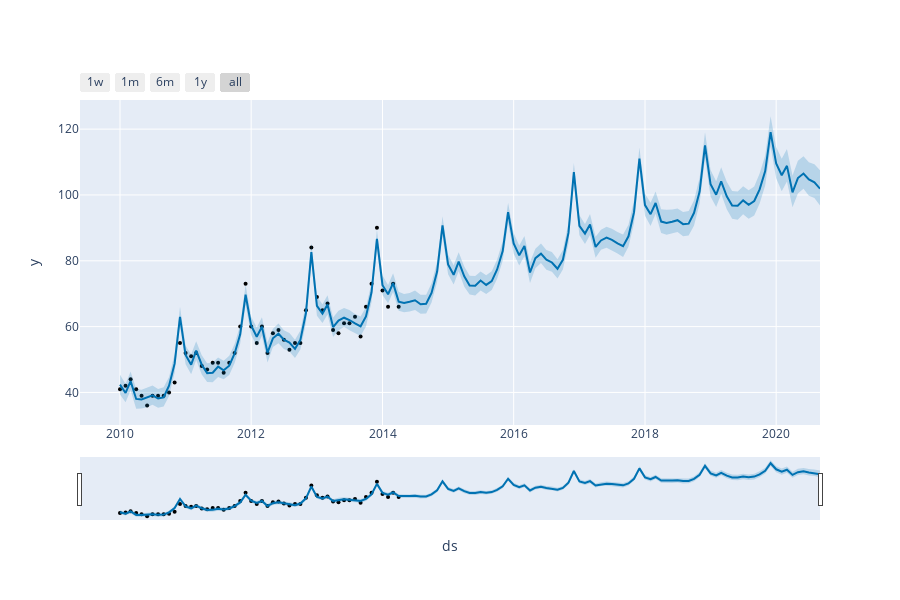

The notebook cell saved with this chart:
### Code cell
plot_plotly(m ,forecast)

### Figure 1 — Plotly figure (JSON) as saved in the notebook; plotly's stock layout.template omitted (floating-point values rounded to 4 significant figures; data arrays with more than 128 entries replaced by an {"elided": "..."} marker saying what was removed)
{"data": [{"marker": {"color": "black", "size": 4}, "mode": "markers", "name": "Actual", "type": "scatter", "x": ["2010-01-01T00:00:00", "2010-02-01T00:00:00", "2010-03-01T00:00:00", "2010-04-01T00:00:00", "2010-05-01T00:00:00", "2010-06-01T00:00:00", "2010-07-01T00:00:00", "2010-08-01T00:00:00", "2010-09-01T00:00:00", "2010-10-01T00:00:00", "2010-11-01T00:00:00", "2010-12-01T00:00:00", "2011-01-01T00:00:00", "2011-02-01T00:00:00", "2011-03-01T00:00:00", "2011-04-01T00:00:00", "2011-05-01T00:00:00", "2011-06-01T00:00:00", "2011-07-01T00:00:00", "2011-08-01T00:00:00", "2011-09-01T00:00:00", "2011-10-01T00:00:00", "2011-11-01T00:00:00", "2011-12-01T00:00:00", "2012-01-01T00:00:00", "2012-02-01T00:00:00", "2012-03-01T00:00:00", "2012-04-01T00:00:00", "2012-05-01T00:00:00", "2012-06-01T00:00:00", "2012-07-01T00:00:00", "2012-08-01T00:00:00", "2012-09-01T00:00:00", "2012-10-01T00:00:00", "2012-11-01T00:00:00", "2012-12-01T00:00:00", "2013-01-01T00:00:00", "2013-02-01T00:00:00", "2013-03-01T00:00:00", "2013-04-01T00:00:00", "2013-05-01T00:00:00", "2013-06-01T00:00:00", "2013-07-01T00:00:00", "2013-08-01T00:00:00", "2013-09-01T00:00:00", "2013-10-01T00:00:00", "2013-11-01T00:00:00", "2013-12-01T00:00:00", "2014-01-01T00:00:00", "2014-02-01T00:00:00", "2014-03-01T00:00:00", "2014-04-01T00:00:00"], "y": [41, 42, 44, 41, 39, 36, 39, 39, 39, 40, 43, 55, 52, 51, 52, 48, 47, 49, 49, 46, 49, 52, 60, 73, 60, 55, 60, 52, 58, 59, 56, 53, 55, 55, 65, 84, 69, 65, 67, 59, 58, 61, 61, 63, 57, 66, 73, 90, 71, 66, 73, 66]}, {"hoverinfo": "skip", "line": {"width": 0}, "mode": "lines", "type": "scatter", "x": {"elided": "129 str values"}, "y": {"elided": "129 float values"}}, {"fill": "tonexty", "fillcolor": "rgba(0, 114, 178, 0.2)", "line": {"color": "#0072B2", "width": 2}, "mode": "lines", "name": "Predicted", "type": "scatter", "x": {"elided": "129 str values"}, "y": {"elided": "129 float values"}}, {"fill": "tonexty", "fillcolor": "rgba(0, 114, 178, 0.2)", "hoverinfo": "skip", "line": {"width": 0}, "mode": "lines", "type": "scatter", "x": {"elided": "129 str values"}, "y": {"elided": "129 float values"}}], "layout": {"height": 600, "showlegend": false, "width": 900, "xaxis": {"rangeselector": {"buttons": [{"count": 7, "label": "1w", "step": "day", "stepmode": "backward"}, {"count": 1, "label": "1m", "step": "month", "stepmode": "backward"}, {"count": 6, "label": "6m", "step": "month", "stepmode": "backward"}, {"count": 1, "label": "1y", "step": "year", "stepmode": "backward"}, {"step": "all"}]}, "rangeslider": {"visible": true}, "title": {"text": "ds"}, "type": "date"}, "yaxis": {"title": {"text": "y"}}}}
